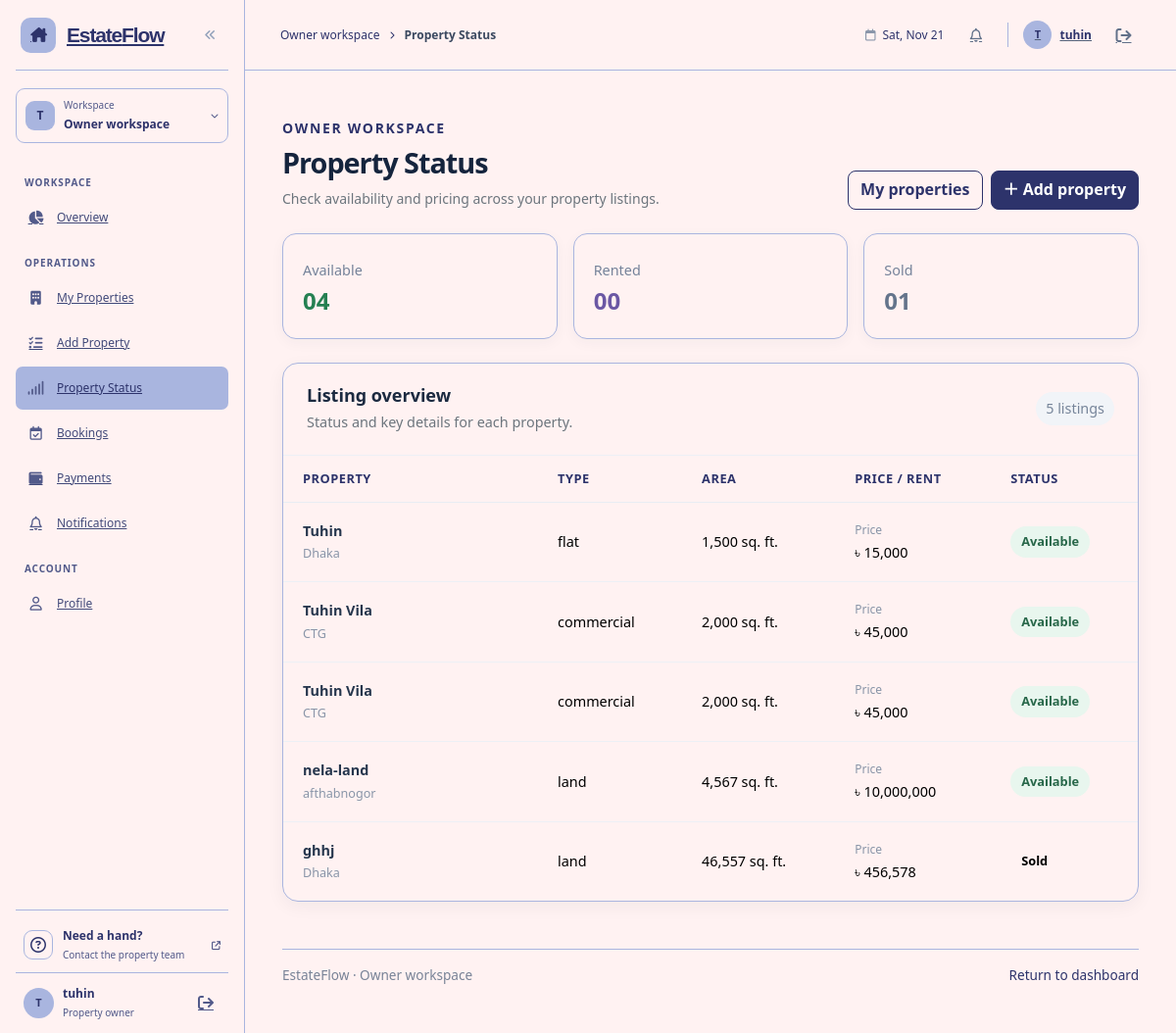
Before: /backend/owner/property_crud/property_stutas.php (signed in) with the older database file.
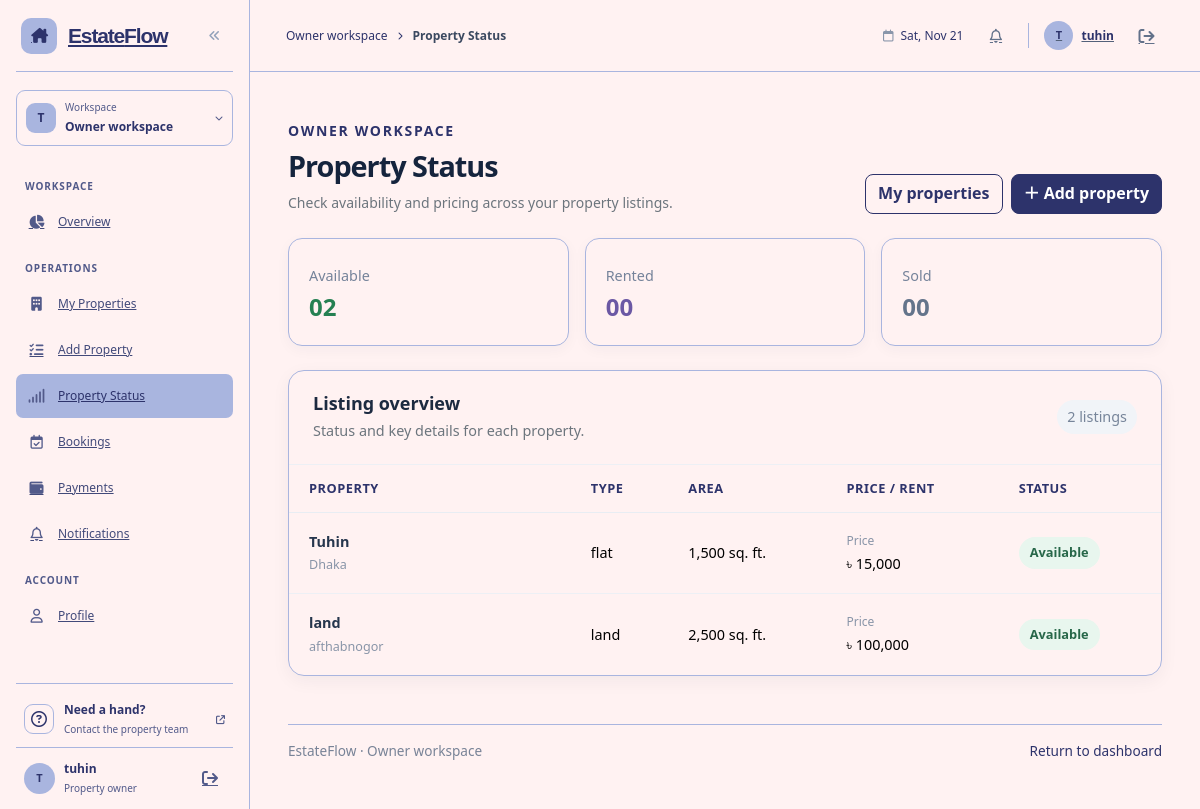
After: the same page with the newer database file.
### tables this page shows
CREATE TABLE `properties` (
  `property_id` bigint UNSIGNED NOT NULL,
  `owner_id` bigint UNSIGNED NOT NULL,
  `title` varchar(100) NOT NULL,
  `property_type` enum('flat','land','commercial') NOT NULL,
  `address` varchar(255) NOT NULL,
  `area_sqft` decimal(10,2) DEFAULT NULL,
  `price` decimal(12,2) DEFAULT NULL,
  `monthly_rent` decimal(12,2) DEFAULT NULL,
  `flat_details` varchar(100) NOT NULL,
  `status` enum('available','sold','rented') NOT NULL DEFAULT 'available',
  `description` text,
  `created_at` datetime NOT NULL DEFAULT CURRENT_TIMESTAMP,
  `imagas` varchar(100) NOT NULL
);

### backend/owner/property_crud/property_stutas.php (the view, shortened to what the changed rows need)
<?php
include_once 'dbconfig.php';
$owner_id = $_SESSION['user_id'];
$stmt = $conn->prepare("SELECT * FROM properties WHERE owner_id = ?");
$stmt->bind_param("s", $owner_id);
$stmt->execute();
$properties = $stmt->get_result()->fetch_all(MYSQLI_ASSOC);
$total = count($properties);
$available = count(array_filter($properties, fn($p) => $p['status'] === 'available'));
$sold = count(array_filter($properties, fn($p) => $p['status'] === 'sold'));
?>
<!doctype html>
<html lang="en">
<head>
    <link href="https://cdn.jsdelivr.net/npm/bootstrap@5.3.3/dist/css/bootstrap.min.css" rel="stylesheet">
    <link href="https://cdnjs.cloudflare.com/ajax/libs/font-awesome/6.5.2/css/all.min.css" rel="stylesheet">
    <link rel="stylesheet" href="../assets/css/owner/dashboard.css">
    <link rel="stylesheet" href="../assets/css/owner/property-status.css">
    <link rel="stylesheet" href="../../shared/assets/css/palette.css">
</head>
<body class="property-status-page">
    <div class="owner-layout">
        <?php
        include __DIR__ . '/../include/owner_leftber.php';
        ?>
        <div class="owner-main-shell">
    <main class="container py-4 py-lg-5">
        <header class="d-flex flex-column flex-md-row align-items-md-end justify-content-between gap-3 mb-4">
            <div>
                <h1 class="display-6 fw-bold mb-2">Property Status</h1>
            </div>
        </header>
        <section class="row g-3 mb-4" aria-label="Property status totals">
            <div class="col-12 col-sm-4">
                <article class="summary-card h-100">
                    <span class="summary-label">Available</span>
                    <strong class="status-text-available"><?= str_pad($available, 2, '0', STR_PAD_LEFT) ?></strong>
                </article>
            </div>
            <div class="col-12 col-sm-4">
                <article class="summary-card h-100">
                    <span class="summary-label">Sold</span>
                    <strong class="status-text-sold"><?= str_pad($sold, 2, '0', STR_PAD_LEFT) ?></strong>
                </article>
            </div>
        </section>
        <section class="listing-panel" aria-labelledby="listing-title">
            <div class="listing-panel-heading d-flex flex-wrap align-items-center justify-content-between gap-2">
                <div>
                    <h2 id="listing-title" class="h4 mb-1">Listing overview</h2>
                    <p class="text-secondary mb-0">Status and key details for each property.</p>
                </div>
                <span class="listing-count"><?= $total ?> listings</span>
            </div>
            <div class="table-responsive">
                <table class="table align-middle mb-0">
                    <thead>
                        <tr>
                            <th scope="col">Property</th>
                            <th scope="col">Type</th>
                            <th scope="col">Area</th>
                            <th scope="col">Price / rent</th>
                            <th scope="col">Status</th>
                        </tr>
                    </thead>
                    <tbody>
                        <?php foreach ($properties as $p): ?>
                        <tr>
                            <td>
                                <strong><?= htmlspecialchars($p['title']) ?></strong>
                                <small><?= htmlspecialchars($p['address']) ?></small>
                            </td>
                            <td><?= htmlspecialchars($p['property_type']) ?></td>
                            <td><?= number_format($p['area_sqft']) ?> sq. ft.</td>
                            <td><span class="price-caption"><?= $p['status'] === 'rented' ? 'Monthly rent' : 'Price' ?></span>৳ <?= number_format($p['price']) ?></td>
                            <td><span class="status-badge status-<?= htmlspecialchars($p['status']) ?>"><?= htmlspecialchars(ucfirst($p['status'])) ?></span></td>
                        </tr>
                        <?php endforeach; ?>
                    </tbody>
                </table>
            </div>
        </section>
    </main>
        </div>
    </div>
</body>
</html>

Changed rows visible on the page:
removed properties: title "Tuhin Vila", address "CTG", property_type "commercial", area_sqft "2,000", shows "Price", price "45,000", status "Available"
removed properties: title "Tuhin Vila", address "CTG", property_type "commercial", area_sqft "2,000", shows "Price", price "45,000", status "Available"
removed properties: title "nela-land", address "afthabnogor", property_type "land", area_sqft "4,567", shows "Price", price "10,000,000", status "Available"
removed properties: title "ghhj", address "Dhaka", property_type "land", area_sqft "46,557", shows "Price", price "456,578", status "Sold"
added properties: title "land", address "afthabnogor", property_type "land", area_sqft "2,500", shows "Price", price "100,000", status "Available"
Other visible differences:
str_pad($available, 2, '0', STR_PAD_LEFT): "04" → "02"
str_pad($sold, 2, '0', STR_PAD_LEFT): "01" → "00"
$total: "5" → "2"
